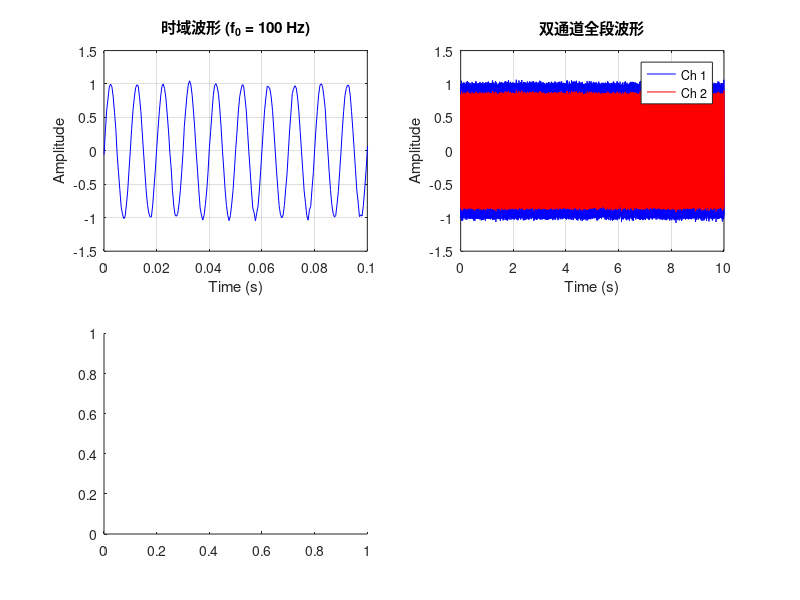

Reproduce this figure in MATLAB. (Note: this script raises an error after producing the figure.)
%% Title: Single-Tone Noise Generator for ANC Simulation
%  生成单频正弦噪声信号，用于陷波器 ANC 算法验证
%
%  Author: Zhicheng Zhang
%  Date  : 2026-2-26
%--------------------------------------------------------------------------
clc; clear; close all;

%% =================== 参数设置 ===================

fs = 2000;              % 采样率 (Hz)
T  = 10;                % 信号时长 (s)
N  = fs * T;            % 总采样点数
t  = (0:N-1)' / fs;     % 时间向量

L  = 2;                 % 通道数 (误差麦克风数量)
M  = 2;                 % 控制扬声器数量

%% =================== 单频信号参数 ===================

f0  = 100;              % 目标频率 (Hz)
A0  = 1.0;              % 幅值
phi = 0;                % 初始相位 (rad)

%% =================== 信号生成 ===================

% 纯净单频信号
signal_clean = A0 * sin(2*pi*f0*t + phi);

% 添加少量宽带背景噪声
SNR_dB = 30;                                             % 信噪比 (dB)
noise_power = rms(signal_clean)^2 / (10^(SNR_dB/10));
bg_noise = sqrt(noise_power) * randn(N, 1);

signal = signal_clean + bg_noise;

%% =================== 多通道生成 ===================

channel_gains  = [1.0, 0.85];       % 各通道增益
channel_delays = [0, 3];            % 各通道延迟 (采样点)

dn = zeros(N, L);
for ch = 1:L
    delayed = circshift(signal, channel_delays(ch));
    if channel_delays(ch) > 0
        delayed(1:channel_delays(ch)) = 0;
    end
    dn(:, ch) = channel_gains(ch) * delayed;
end

%% =================== 次级路径模型生成 ===================

J = 128;                % 次级路径滤波器阶数

% 生成简化的次级路径脉冲响应 (指数衰减 + 延迟)
s = zeros(J, M, L);
delay_s = 10;           % 次级路径延迟 (采样点)
for m = 1:M
    for l = 1:L
        imp = zeros(J, 1);
        imp(delay_s) = 0.8 + 0.1 * randn;
        % 加一些衰减尾部模拟房间反射
        for j = delay_s+1:J
            imp(j) = 0.02 * exp(-(j - delay_s) / 20) * randn;
        end
        s(:, m, l) = imp;
    end
end

%% =================== 可视化 ===================

figure('Name', 'Single-Tone Noise', 'Position', [150, 150, 1000, 600], 'Color', 'w');

% 时域
subplot(2, 2, 1);
plot(t, dn(:,1), 'b');
xlabel('Time (s)'); ylabel('Amplitude');
title(sprintf('时域波形 (f_0 = %d Hz)', f0));
grid on; xlim([0, 0.1]);  % 显示前 100ms

% 全段时域
subplot(2, 2, 2);
plot(t, dn(:,1), 'b'); hold on;
plot(t, dn(:,2), 'r'); hold off;
xlabel('Time (s)'); ylabel('Amplitude');
title('双通道全段波形');
legend('Ch 1', 'Ch 2'); grid on; xlim([0, T]);

% PSD
subplot(2, 2, 3);
nfft = 2048;
[pxx, f_psd] = pwelch(dn(:,1), hann(nfft), nfft/2, nfft, fs);
plot(f_psd, 10*log10(pxx), 'b', 'LineWidth', 1.2);
xlabel('Frequency (Hz)'); ylabel('PSD (dB/Hz)');
title('功率谱密度');
grid on; xlim([0, 500]);
xline(f0, 'r--', sprintf('%d Hz', f0), 'LineWidth', 1.2, 'LabelOrientation', 'horizontal');

% 次级路径
subplot(2, 2, 4);
stem((0:J-1)/fs*1000, s(:,1,1), 'b', 'MarkerSize', 3);
xlabel('Time (ms)'); ylabel('Amplitude');
title('次级路径脉冲响应 S_{1,1}');
grid on;

sgtitle(sprintf('单频噪声信号: f_0 = %d Hz, fs = %d Hz, SNR = %d dB', f0, fs, SNR_dB), ...
    'FontSize', 13, 'FontWeight', 'bold');

%% =================== 保存 ===================

save('sim_single_tone.mat', 'dn', 's', 'fs', 'T', 'N', 'f0', 'M', 'L', 'J');
fprintf('已保存 sim_single_tone.mat\n');
fprintf('  频率: %d Hz | 采样率: %d Hz | 时长: %d s | SNR: %d dB\n', f0, fs, T, SNR_dB);
